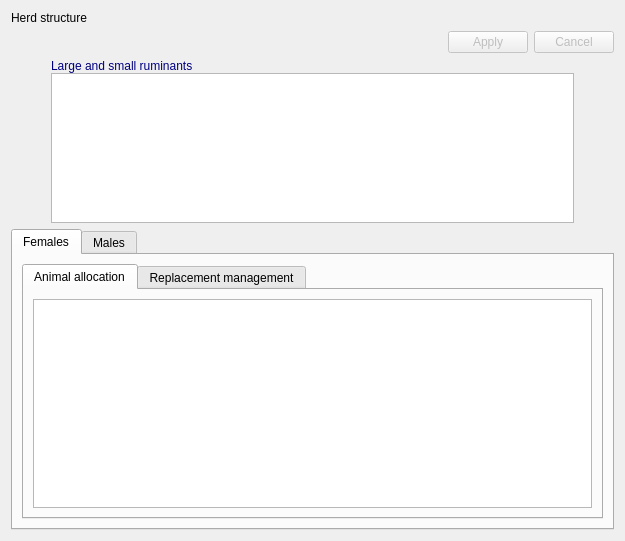
<?xml version="1.0" encoding="UTF-8"?>
<ui version="4.0">
 <class>herdstr</class>
 <widget class="impgenmaint" name="herdstr">
  <property name="geometry">
   <rect>
    <x>0</x>
    <y>0</y>
    <width>625</width>
    <height>541</height>
   </rect>
  </property>
  <property name="toolTip">
   <string/>
  </property>
  <property name="TableName">
   <string>lvstosys</string>
  </property>
  <layout class="QVBoxLayout" name="verticalLayout_9">
   <item>
    <widget class="QLabel" name="Label13">
     <property name="enabled">
      <bool>true</bool>
     </property>
     <property name="palette">
      <palette>
       <active>
        <colorrole role="WindowText">
         <brush brushstyle="SolidPattern">
          <color alpha="255">
           <red>0</red>
           <green>0</green>
           <blue>0</blue>
          </color>
         </brush>
        </colorrole>
       </active>
       <inactive>
        <colorrole role="WindowText">
         <brush brushstyle="SolidPattern">
          <color alpha="255">
           <red>0</red>
           <green>0</green>
           <blue>0</blue>
          </color>
         </brush>
        </colorrole>
       </inactive>
       <disabled>
        <colorrole role="WindowText">
         <brush brushstyle="SolidPattern">
          <color alpha="255">
           <red>0</red>
           <green>0</green>
           <blue>0</blue>
          </color>
         </brush>
        </colorrole>
       </disabled>
      </palette>
     </property>
     <property name="toolTip">
      <string/>
     </property>
     <property name="text">
      <string>Herd structure</string>
     </property>
    </widget>
   </item>
   <item>
    <layout class="QHBoxLayout" name="horizontalLayout">
     <item>
      <spacer name="horizontalSpacer">
       <property name="orientation">
        <enum>Qt::Horizontal</enum>
       </property>
       <property name="sizeHint" stdset="0">
        <size>
         <width>40</width>
         <height>20</height>
        </size>
       </property>
      </spacer>
     </item>
     <item>
      <widget class="QPushButton" name="BitBtn3">
       <property name="enabled">
        <bool>false</bool>
       </property>
       <property name="toolTip">
        <string>Save the current record</string>
       </property>
       <property name="text">
        <string>Apply</string>
       </property>
       <property name="icon">
        <iconset resource="../images.qrc">
         <normaloff>:/images/apply.png</normaloff>:/images/apply.png</iconset>
       </property>
       <property name="flat">
        <bool>false</bool>
       </property>
      </widget>
     </item>
     <item>
      <widget class="QPushButton" name="BitBtn4">
       <property name="enabled">
        <bool>false</bool>
       </property>
       <property name="toolTip">
        <string>Restore the current record</string>
       </property>
       <property name="text">
        <string>Cancel</string>
       </property>
       <property name="icon">
        <iconset resource="../images.qrc">
         <normaloff>:/images/cancel.png</normaloff>:/images/cancel.png</iconset>
       </property>
       <property name="flat">
        <bool>false</bool>
       </property>
      </widget>
     </item>
    </layout>
   </item>
   <item>
    <layout class="QHBoxLayout" name="horizontalLayout_5" stretch="0,0,0">
     <property name="spacing">
      <number>0</number>
     </property>
     <property name="margin">
      <number>0</number>
     </property>
     <item>
      <spacer name="horizontalSpacer_3">
       <property name="orientation">
        <enum>Qt::Horizontal</enum>
       </property>
       <property name="sizeType">
        <enum>QSizePolicy::Minimum</enum>
       </property>
       <property name="sizeHint" stdset="0">
        <size>
         <width>40</width>
         <height>20</height>
        </size>
       </property>
      </spacer>
     </item>
     <item>
      <layout class="QVBoxLayout" name="verticalLayout">
       <item>
        <widget class="QLabel" name="Label30">
         <property name="enabled">
          <bool>true</bool>
         </property>
         <property name="palette">
          <palette>
           <active>
            <colorrole role="WindowText">
             <brush brushstyle="SolidPattern">
              <color alpha="255">
               <red>0</red>
               <green>0</green>
               <blue>128</blue>
              </color>
             </brush>
            </colorrole>
           </active>
           <inactive>
            <colorrole role="WindowText">
             <brush brushstyle="SolidPattern">
              <color alpha="255">
               <red>0</red>
               <green>0</green>
               <blue>128</blue>
              </color>
             </brush>
            </colorrole>
           </inactive>
           <disabled>
            <colorrole role="WindowText">
             <brush brushstyle="SolidPattern">
              <color alpha="255">
               <red>0</red>
               <green>0</green>
               <blue>128</blue>
              </color>
             </brush>
            </colorrole>
           </disabled>
          </palette>
         </property>
         <property name="toolTip">
          <string/>
         </property>
         <property name="text">
          <string>Large and small ruminants</string>
         </property>
        </widget>
       </item>
       <item>
        <widget class="QTableView" name="AdvListView1">
         <property name="enabled">
          <bool>true</bool>
         </property>
         <property name="sizePolicy">
          <sizepolicy hsizetype="Expanding" vsizetype="Fixed">
           <horstretch>0</horstretch>
           <verstretch>0</verstretch>
          </sizepolicy>
         </property>
         <property name="maximumSize">
          <size>
           <width>16777215</width>
           <height>150</height>
          </size>
         </property>
         <property name="toolTip">
          <string/>
         </property>
        </widget>
       </item>
      </layout>
     </item>
     <item>
      <spacer name="horizontalSpacer_4">
       <property name="orientation">
        <enum>Qt::Horizontal</enum>
       </property>
       <property name="sizeType">
        <enum>QSizePolicy::Minimum</enum>
       </property>
       <property name="sizeHint" stdset="0">
        <size>
         <width>40</width>
         <height>20</height>
        </size>
       </property>
      </spacer>
     </item>
    </layout>
   </item>
   <item>
    <widget class="QTabWidget" name="tabWidget">
     <property name="currentIndex">
      <number>0</number>
     </property>
     <widget class="QWidget" name="tab">
      <attribute name="title">
       <string>Females</string>
      </attribute>
      <layout class="QVBoxLayout" name="verticalLayout_4">
       <item>
        <widget class="QTabWidget" name="tabWidget_2">
         <property name="currentIndex">
          <number>0</number>
         </property>
         <widget class="QWidget" name="tab_3">
          <attribute name="title">
           <string>Animal allocation</string>
          </attribute>
          <layout class="QVBoxLayout" name="verticalLayout_5">
           <item>
            <widget class="QTableView" name="AdvListView2">
             <property name="enabled">
              <bool>true</bool>
             </property>
             <property name="toolTip">
              <string/>
             </property>
            </widget>
           </item>
          </layout>
         </widget>
         <widget class="QWidget" name="tab_4">
          <attribute name="title">
           <string>Replacement management</string>
          </attribute>
          <layout class="QVBoxLayout" name="verticalLayout_6">
           <item>
            <layout class="QHBoxLayout" name="horizontalLayout_4" stretch="0,0">
             <property name="spacing">
              <number>10</number>
             </property>
             <property name="margin">
              <number>10</number>
             </property>
             <item>
              <layout class="QVBoxLayout" name="verticalLayout_3">
               <property name="spacing">
                <number>10</number>
               </property>
               <property name="margin">
                <number>10</number>
               </property>
               <item>
                <widget class="QGroupBox" name="GroupBox2">
                 <property name="sizePolicy">
                  <sizepolicy hsizetype="Expanding" vsizetype="Fixed">
                   <horstretch>0</horstretch>
                   <verstretch>0</verstretch>
                  </sizepolicy>
                 </property>
                 <property name="toolTip">
                  <string/>
                 </property>
                 <property name="title">
                  <string/>
                 </property>
                 <layout class="QHBoxLayout" name="horizontalLayout_3">
                  <item>
                   <widget class="QLabel" name="Label3">
                    <property name="enabled">
                     <bool>true</bool>
                    </property>
                    <property name="toolTip">
                     <string/>
                    </property>
                    <property name="text">
                     <string>Replacement rate (%):</string>
                    </property>
                   </widget>
                  </item>
                  <item>
                   <widget class="IMPEdit" name="Edit5">
                    <property name="enabled">
                     <bool>true</bool>
                    </property>
                    <property name="sizePolicy">
                     <sizepolicy hsizetype="Fixed" vsizetype="Fixed">
                      <horstretch>0</horstretch>
                      <verstretch>0</verstretch>
                     </sizepolicy>
                    </property>
                    <property name="maximumSize">
                     <size>
                      <width>50</width>
                      <height>16777215</height>
                     </size>
                    </property>
                    <property name="toolTip">
                     <string/>
                    </property>
                    <property name="text">
                     <string>0</string>
                    </property>
                    <property name="FieldType">
                     <enum>IMPEdit::Numeric</enum>
                    </property>
                    <property name="TableName">
                     <string>lvstosys</string>
                    </property>
                    <property name="FieldName">
                     <string>FEMREPLEC</string>
                    </property>
                   </widget>
                  </item>
                  <item>
                   <spacer name="horizontalSpacer_5">
                    <property name="orientation">
                     <enum>Qt::Horizontal</enum>
                    </property>
                    <property name="sizeHint" stdset="0">
                     <size>
                      <width>40</width>
                      <height>20</height>
                     </size>
                    </property>
                   </spacer>
                  </item>
                 </layout>
                </widget>
               </item>
               <item>
                <layout class="QGridLayout" name="gridLayout_2">
                 <property name="margin">
                  <number>10</number>
                 </property>
                 <property name="spacing">
                  <number>10</number>
                 </property>
                 <item row="1" column="0">
                  <widget class="QLabel" name="Label44">
                   <property name="enabled">
                    <bool>true</bool>
                   </property>
                   <property name="toolTip">
                    <string/>
                   </property>
                   <property name="text">
                    <string>Weaning:</string>
                   </property>
                   <property name="alignment">
                    <set>Qt::AlignRight|Qt::AlignTrailing|Qt::AlignVCenter</set>
                   </property>
                  </widget>
                 </item>
                 <item row="1" column="1">
                  <widget class="IMPEdit" name="Edit1">
                   <property name="enabled">
                    <bool>true</bool>
                   </property>
                   <property name="maximumSize">
                    <size>
                     <width>50</width>
                     <height>16777215</height>
                    </size>
                   </property>
                   <property name="toolTip">
                    <string/>
                   </property>
                   <property name="text">
                    <string>0</string>
                   </property>
                   <property name="FieldType">
                    <enum>IMPEdit::Numeric</enum>
                   </property>
                   <property name="TableName">
                    <string>lvstosys</string>
                   </property>
                   <property name="FieldName">
                    <string>WEAAGE</string>
                   </property>
                  </widget>
                 </item>
                 <item row="0" column="1">
                  <widget class="QLabel" name="Label39">
                   <property name="enabled">
                    <bool>true</bool>
                   </property>
                   <property name="palette">
                    <palette>
                     <active>
                      <colorrole role="WindowText">
                       <brush brushstyle="SolidPattern">
                        <color alpha="255">
                         <red>0</red>
                         <green>0</green>
                         <blue>128</blue>
                        </color>
                       </brush>
                      </colorrole>
                     </active>
                     <inactive>
                      <colorrole role="WindowText">
                       <brush brushstyle="SolidPattern">
                        <color alpha="255">
                         <red>0</red>
                         <green>0</green>
                         <blue>128</blue>
                        </color>
                       </brush>
                      </colorrole>
                     </inactive>
                     <disabled>
                      <colorrole role="WindowText">
                       <brush brushstyle="SolidPattern">
                        <color alpha="255">
                         <red>0</red>
                         <green>0</green>
                         <blue>128</blue>
                        </color>
                       </brush>
                      </colorrole>
                     </disabled>
                    </palette>
                   </property>
                   <property name="toolTip">
                    <string/>
                   </property>
                   <property name="text">
                    <string>Age (months)</string>
                   </property>
                  </widget>
                 </item>
                 <item row="1" column="2">
                  <widget class="IMPEdit" name="Edit3">
                   <property name="enabled">
                    <bool>true</bool>
                   </property>
                   <property name="maximumSize">
                    <size>
                     <width>50</width>
                     <height>16777215</height>
                    </size>
                   </property>
                   <property name="toolTip">
                    <string/>
                   </property>
                   <property name="text">
                    <string>0</string>
                   </property>
                   <property name="FieldType">
                    <enum>IMPEdit::Numeric</enum>
                   </property>
                   <property name="TableName">
                    <string>lvstosys</string>
                   </property>
                   <property name="FieldName">
                    <string>WEAWEI</string>
                   </property>
                  </widget>
                 </item>
                 <item row="0" column="2">
                  <widget class="QLabel" name="Label40">
                   <property name="enabled">
                    <bool>true</bool>
                   </property>
                   <property name="palette">
                    <palette>
                     <active>
                      <colorrole role="WindowText">
                       <brush brushstyle="SolidPattern">
                        <color alpha="255">
                         <red>0</red>
                         <green>0</green>
                         <blue>128</blue>
                        </color>
                       </brush>
                      </colorrole>
                     </active>
                     <inactive>
                      <colorrole role="WindowText">
                       <brush brushstyle="SolidPattern">
                        <color alpha="255">
                         <red>0</red>
                         <green>0</green>
                         <blue>128</blue>
                        </color>
                       </brush>
                      </colorrole>
                     </inactive>
                     <disabled>
                      <colorrole role="WindowText">
                       <brush brushstyle="SolidPattern">
                        <color alpha="255">
                         <red>0</red>
                         <green>0</green>
                         <blue>128</blue>
                        </color>
                       </brush>
                      </colorrole>
                     </disabled>
                    </palette>
                   </property>
                   <property name="toolTip">
                    <string/>
                   </property>
                   <property name="text">
                    <string>BW (kg)</string>
                   </property>
                  </widget>
                 </item>
                 <item row="2" column="0">
                  <widget class="QLabel" name="Label43">
                   <property name="enabled">
                    <bool>true</bool>
                   </property>
                   <property name="toolTip">
                    <string/>
                   </property>
                   <property name="text">
                    <string>First calving/lambing/kidding:</string>
                   </property>
                   <property name="alignment">
                    <set>Qt::AlignRight|Qt::AlignTrailing|Qt::AlignVCenter</set>
                   </property>
                  </widget>
                 </item>
                 <item row="2" column="1">
                  <widget class="IMPEdit" name="Edit2">
                   <property name="enabled">
                    <bool>true</bool>
                   </property>
                   <property name="maximumSize">
                    <size>
                     <width>50</width>
                     <height>16777215</height>
                    </size>
                   </property>
                   <property name="toolTip">
                    <string/>
                   </property>
                   <property name="text">
                    <string>0</string>
                   </property>
                   <property name="FieldType">
                    <enum>IMPEdit::Numeric</enum>
                   </property>
                   <property name="TableName">
                    <string>lvstosys</string>
                   </property>
                   <property name="FieldName">
                    <string>FIRSTCLAGE</string>
                   </property>
                  </widget>
                 </item>
                 <item row="2" column="2">
                  <widget class="IMPEdit" name="Edit4">
                   <property name="enabled">
                    <bool>true</bool>
                   </property>
                   <property name="maximumSize">
                    <size>
                     <width>50</width>
                     <height>16777215</height>
                    </size>
                   </property>
                   <property name="toolTip">
                    <string/>
                   </property>
                   <property name="text">
                    <string>0</string>
                   </property>
                   <property name="FieldType">
                    <enum>IMPEdit::Numeric</enum>
                   </property>
                   <property name="TableName">
                    <string>lvstosys</string>
                   </property>
                   <property name="FieldName">
                    <string>WEABWNREP</string>
                   </property>
                  </widget>
                 </item>
                 <item row="3" column="1">
                  <spacer name="verticalSpacer">
                   <property name="orientation">
                    <enum>Qt::Vertical</enum>
                   </property>
                   <property name="sizeHint" stdset="0">
                    <size>
                     <width>20</width>
                     <height>40</height>
                    </size>
                   </property>
                  </spacer>
                 </item>
                </layout>
               </item>
              </layout>
             </item>
             <item>
              <layout class="QVBoxLayout" name="verticalLayout_8">
               <item>
                <widget class="QPushButton" name="Button5">
                 <property name="enabled">
                  <bool>true</bool>
                 </property>
                 <property name="sizePolicy">
                  <sizepolicy hsizetype="Fixed" vsizetype="Fixed">
                   <horstretch>0</horstretch>
                   <verstretch>0</verstretch>
                  </sizepolicy>
                 </property>
                 <property name="toolTip">
                  <string/>
                 </property>
                 <property name="text">
                  <string>View/set lambing 
 pattern</string>
                 </property>
                 <property name="flat">
                  <bool>false</bool>
                 </property>
                </widget>
               </item>
               <item>
                <spacer name="verticalSpacer_2">
                 <property name="orientation">
                  <enum>Qt::Vertical</enum>
                 </property>
                 <property name="sizeHint" stdset="0">
                  <size>
                   <width>20</width>
                   <height>40</height>
                  </size>
                 </property>
                </spacer>
               </item>
              </layout>
             </item>
            </layout>
           </item>
          </layout>
         </widget>
        </widget>
       </item>
      </layout>
     </widget>
     <widget class="QWidget" name="tab_2">
      <attribute name="title">
       <string>Males</string>
      </attribute>
      <layout class="QVBoxLayout" name="verticalLayout_7">
       <item>
        <layout class="QHBoxLayout" name="horizontalLayout_2" stretch="0,0">
         <property name="spacing">
          <number>0</number>
         </property>
         <property name="margin">
          <number>0</number>
         </property>
         <item>
          <layout class="QVBoxLayout" name="verticalLayout_2">
           <item>
            <widget class="QTableView" name="AdvListView3">
             <property name="enabled">
              <bool>true</bool>
             </property>
             <property name="sizePolicy">
              <sizepolicy hsizetype="Expanding" vsizetype="Expanding">
               <horstretch>0</horstretch>
               <verstretch>0</verstretch>
              </sizepolicy>
             </property>
             <property name="toolTip">
              <string/>
             </property>
            </widget>
           </item>
          </layout>
         </item>
         <item>
          <widget class="QGroupBox" name="GroupBox3">
           <property name="sizePolicy">
            <sizepolicy hsizetype="Fixed" vsizetype="Fixed">
             <horstretch>0</horstretch>
             <verstretch>0</verstretch>
            </sizepolicy>
           </property>
           <property name="toolTip">
            <string/>
           </property>
           <property name="title">
            <string>Reproductive males</string>
           </property>
           <layout class="QGridLayout" name="gridLayout">
            <property name="margin">
             <number>0</number>
            </property>
            <property name="spacing">
             <number>0</number>
            </property>
            <item row="0" column="0">
             <widget class="QLabel" name="Label6">
              <property name="enabled">
               <bool>true</bool>
              </property>
              <property name="toolTip">
               <string/>
              </property>
              <property name="text">
               <string>Number:</string>
              </property>
             </widget>
            </item>
            <item row="0" column="1">
             <widget class="IMPEdit" name="Edit6">
              <property name="enabled">
               <bool>true</bool>
              </property>
              <property name="maximumSize">
               <size>
                <width>50</width>
                <height>16777215</height>
               </size>
              </property>
              <property name="toolTip">
               <string/>
              </property>
              <property name="text">
               <string>0</string>
              </property>
              <property name="FieldType">
               <enum>IMPEdit::Numeric</enum>
              </property>
              <property name="TableName">
               <string>lvstosys</string>
              </property>
              <property name="FieldName">
               <string>REPROMALES</string>
              </property>
             </widget>
            </item>
            <item row="1" column="0">
             <widget class="QLabel" name="Label7">
              <property name="enabled">
               <bool>true</bool>
              </property>
              <property name="toolTip">
               <string/>
              </property>
              <property name="text">
               <string>BW (kg):</string>
              </property>
             </widget>
            </item>
            <item row="1" column="1">
             <widget class="IMPEdit" name="Edit7">
              <property name="enabled">
               <bool>true</bool>
              </property>
              <property name="maximumSize">
               <size>
                <width>50</width>
                <height>16777215</height>
               </size>
              </property>
              <property name="toolTip">
               <string/>
              </property>
              <property name="text">
               <string>0</string>
              </property>
              <property name="FieldType">
               <enum>IMPEdit::Numeric</enum>
              </property>
              <property name="TableName">
               <string>lvstosys</string>
              </property>
              <property name="FieldName">
               <string>REPMALEBW</string>
              </property>
             </widget>
            </item>
           </layout>
          </widget>
         </item>
        </layout>
       </item>
      </layout>
     </widget>
    </widget>
   </item>
  </layout>
 </widget>
 <customwidgets>
  <customwidget>
   <class>IMPEdit</class>
   <extends>QLineEdit</extends>
   <header>impedit.h</header>
  </customwidget>
  <customwidget>
   <class>impgenmaint</class>
   <extends>QWidget</extends>
   <header>impgenmaint.h</header>
   <container>1</container>
  </customwidget>
 </customwidgets>
 <resources>
  <include location="../images.qrc"/>
 </resources>
 <connections/>
</ui>
